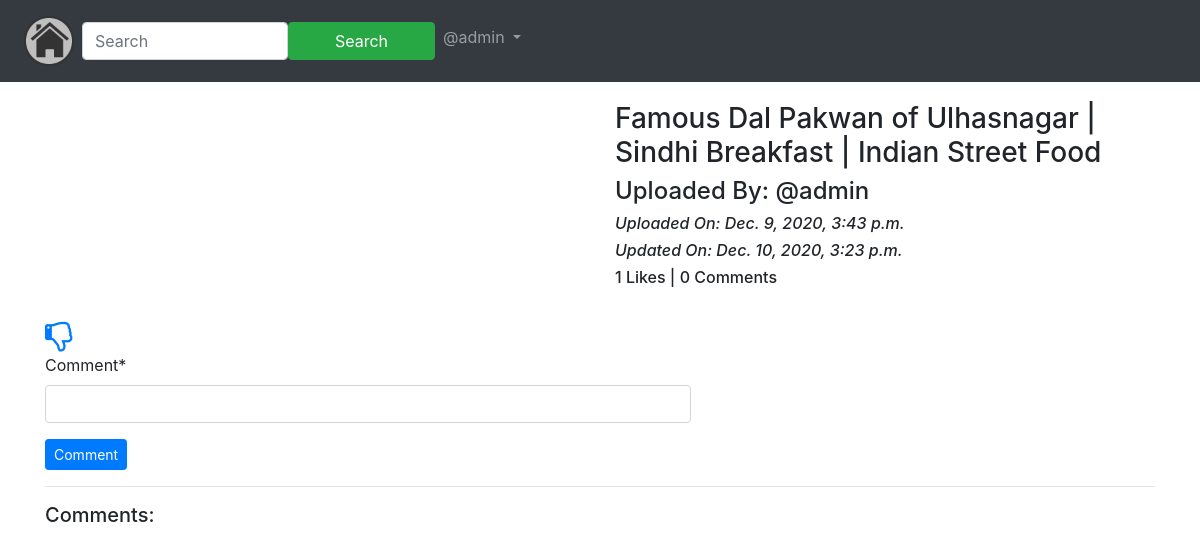
The app's page /video/details/Love_For_Food_2 (signed in) with its own data.
### App_Video/models.py (models this page shows, shortened)
class Video(models.Model):
    author = models.ForeignKey(User, on_delete=models.CASCADE, related_name='video_author')
    category = models.ForeignKey(Category, on_delete=models.CASCADE, related_name='category', null=True)
    video_title = models.CharField(max_length=264, verbose_name="Put a Title")
    slug = models.SlugField(max_length=264, unique=True)
    video_image = models.ImageField(upload_to='video_images', verbose_name="Image")
    video = EmbedVideoField(null=True)
    upload_date = models.DateTimeField(auto_now_add=True)
    update_date = models.DateTimeField(auto_now=True)
    class Meta:
        ordering = ['-upload_date',]

### App_Video/views.py (the view, shortened to what this page needs)
# urls.py: path('details/<slug:slug>', views.video_details, name='video_details'),
@login_required
def video_details(request, slug):
    video = Video.objects.get(slug=slug)
    comment_form = CommentForm()
    already_liked = Likes.objects.filter(video=video, user= request.user)
    if already_liked:
        liked = True
    else:
        liked = False
    return render(request, 'App_Video/video_details.html', context={'video':video, 'comment_form':comment_form, 'liked':liked,})

### App_Video/forms.py
class CommentForm(forms.ModelForm):
    class Meta:
        model = Comment
        fields = ('comment',)

### templates/App_Video/video_details.html (shortened to what this page needs)
{% extends 'base.html' %}
{% load embed_video_tags %}
{% load crispy_forms_tags %}
{% block body_block %}
<div class="row">
  <div class="col" style="width: 100%;">
  </div>
    <div class="col m-auto" style="width: 100%;">
        <h3>{{video.video_title}}</h3>
        <h4>Uploaded By: @{{video.author}}</h4>
        <i><h6>Uploaded On: {{video.upload_date}}</h6></i>
        <i><h6>Updated On: {{video.update_date}}</h6></i>
        <h6>{{video.liked_video.count}} Likes | {{video.video_comment.count}} Comments</h6>
      </div>
    </div> <br>
    <div class="row">
      <div class="col" style="white-space: nowrap;">
  {% if not liked %}
  <a href="{% url 'App_Video:liked_video' pk=video.pk %}">
    <i class="fa fa-thumbs-o-up fa-2x" aria-hidden="true"></i>
  </a>
  {% else %}
  <a href="{% url 'App_Video:unliked_video' pk=video.pk %}">
    <i class="fa fa-thumbs-o-down fa-2x" aria-hidden="true"></i>
  </a>
  {% endif %}
  <form method="POST" style="width: 646px;">
    {{ comment_form|crispy }}
    <button type="submit" class="btn btn-primary btn-sm">Comment</button>
  </form>
</div>
</div>
  <div class="row">
    <div class="col">
      <hr>
      <h5>Comments:</h5>
    </div>
  </div>
  <br>
  <br>
  {% endblock %}

### templates/base.html (shortened to what this page needs)
<!DOCTYPE html>
{% load static %}
<html lang="en" dir="ltr">
<head>
  <link rel="stylesheet" href="https://maxcdn.bootstrapcdn.com/bootstrap/4.4.1/css/bootstrap.min.css">
  <link href="https://maxcdn.bootstrapcdn.com/font-awesome/4.7.0/css/font-awesome.min.css" rel="stylesheet">
</head>
<body>
  <nav class="navbar navbar-expand-sm bg-dark navbar-dark">
    <ul class="navbar-nav">
      <li class="nav-item active">
        <a class="nav-link" href="{% url 'index' %}"><img src="/media/logo.png" width="50px"></a>
      </li>
      <form class="d-flex" method="GET" action="search">
        <input class="form-control m-auto" type="text" name="search" placeholder="Search">
        <button class="btn btn-success btn-md col-5 m-auto" type="submit">Search</button>
      </form>
      {% if user.is_authenticated %}
      <div class="nav-item dropdown a">
        <a class="nav-link dropdown-toggle " href="#" id="navbardrop" data-toggle="dropdown" style="padding-top: 17px;">
          @{{user.username}}
        </a>
      </div>
      {% endif %}
    </ul>
  </nav>
  <div class="container" style="padding-top:20px">
    {% block body_block %}
    {% endblock %}
  </div>
</body>
</html>

### records on screen
Video: video_title "Famous Dal Pakwan of Ulhasnagar | Sindhi Breakfast | Indian Street Food", author "admin", upload_date "Dec. 9, 2020, 3:43 p.m.", update_date "Dec. 10, 2020, 3:23 p.m.", liked_video.count "1", video_comment.count "0"

### other values on screen
{{ user.username }} "admin"
